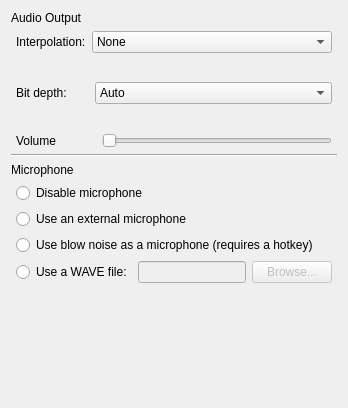
   <widget class="QWidget" name="audio">
    <layout class="QVBoxLayout" name="audioLayout">
     <property name="bottomMargin">
      <number>125</number>
     </property>
     <item>
      <widget class="QLabel" name="audioLabel">
       <property name="maximumSize">
        <size>
         <width>16777215</width>
         <height>30</height>
        </size>
       </property>
       <property name="text">
        <string>Audio Output</string>
       </property>
      </widget>
     </item>
     <item>
      <layout class="QHBoxLayout" name="interpolationLayout">
       <property name="leftMargin">
        <number>5</number>
       </property>
       <property name="rightMargin">
        <number>5</number>
       </property>
       <item>
        <widget class="QLabel" name="interpolationLabel">
         <property name="sizePolicy">
          <sizepolicy hsizetype="Minimum" vsizetype="Fixed">
           <horstretch>0</horstretch>
           <verstretch>0</verstretch>
          </sizepolicy>
         </property>
         <property name="text">
          <string>Interpolation:</string>
         </property>
        </widget>
       </item>
       <item>
        <widget class="QComboBox" name="interpolationBox">
         <property name="sizePolicy">
          <sizepolicy hsizetype="Expanding" vsizetype="Fixed">
           <horstretch>0</horstretch>
           <verstretch>0</verstretch>
          </sizepolicy>
         </property>
         <item>
          <property name="text">
           <string>None</string>
          </property>
         </item>
         <item>
          <property name="text">
           <string>Linear</string>
          </property>
         </item>
         <item>
          <property name="text">
           <string>Cosine</string>
          </property>
         </item>
         <item>
          <property name="text">
           <string>Cubic</string>
          </property>
         </item>
        </widget>
       </item>
      </layout>
     </item>
     <item>
      <layout class="QHBoxLayout" name="bitrateLayout">
       <property name="leftMargin">
        <number>5</number>
       </property>
       <property name="rightMargin">
        <number>5</number>
       </property>
       <item>
        <widget class="QLabel" name="bitrateLabel">
         <property name="text">
          <string>Bit depth:</string>
         </property>
        </widget>
       </item>
       <item>
        <spacer name="horizontalSpacer_3">
         <property name="orientation">
          <enum>Qt::Horizontal</enum>
         </property>
         <property name="sizeType">
          <enum>QSizePolicy::Maximum</enum>
         </property>
         <property name="sizeHint" stdset="0">
          <size>
           <width>22</width>
           <height>68</height>
          </size>
         </property>
        </spacer>
       </item>
       <item>
        <widget class="QComboBox" name="bitrateBox">
         <property name="sizePolicy">
          <sizepolicy hsizetype="Expanding" vsizetype="Fixed">
           <horstretch>0</horstretch>
           <verstretch>0</verstretch>
          </sizepolicy>
         </property>
         <item>
          <property name="text">
           <string>Auto</string>
          </property>
         </item>
         <item>
          <property name="text">
           <string>10 bit</string>
          </property>
         </item>
         <item>
          <property name="text">
           <string>16 bit</string>
          </property>
         </item>
        </widget>
       </item>
      </layout>
     </item>
     <item>
      <layout class="QHBoxLayout" name="volumeLayout">
       <property name="leftMargin">
        <number>5</number>
       </property>
       <property name="rightMargin">
        <number>5</number>
       </property>
       <item>
        <widget class="QLabel" name="volumeLabel">
         <property name="minimumSize">
          <size>
           <width>80</width>
           <height>0</height>
          </size>
         </property>
         <property name="maximumSize">
          <size>
           <width>80</width>
           <height>16777215</height>
          </size>
         </property>
         <property name="text">
          <string>Volume</string>
         </property>
        </widget>
       </item>
       <item>
        <widget class="QSlider" name="volumeSlider">
         <property name="orientation">
          <enum>Qt::Horizontal</enum>
         </property>
        </widget>
       </item>
      </layout>
     </item>
     <item>
      <widget class="Line" name="audioSeparator">
       <property name="orientation">
        <enum>Qt::Horizontal</enum>
       </property>
      </widget>
     </item>
     <item>
      <widget class="QLabel" name="microphoneLabel">
       <property name="maximumSize">
        <size>
         <width>16777215</width>
         <height>30</height>
        </size>
       </property>
       <property name="text">
        <string>Microphone</string>
       </property>
      </widget>
     </item>
     <item>
      <layout class="QVBoxLayout" name="microphoneProperties">
       <property name="leftMargin">
        <number>5</number>
       </property>
       <property name="topMargin">
        <number>0</number>
       </property>
       <property name="rightMargin">
        <number>5</number>
       </property>
       <item>
        <widget class="QRadioButton" name="microphoneDisableRadio">
         <property name="text">
          <string>Disable microphone</string>
         </property>
        </widget>
       </item>
       <item>
        <widget class="QRadioButton" name="microphoneUseExternalMicrophoneRadio">
         <property name="text">
          <string>Use an external microphone</string>
         </property>
        </widget>
       </item>
       <item>
        <widget class="QRadioButton" name="microphoneUseBlowNoiseRadio">
         <property name="text">
          <string>Use blow noise as a microphone (requires a hotkey)</string>
         </property>
        </widget>
       </item>
       <item>
        <layout class="QHBoxLayout" name="microphoneUseWAVELayout">
         <property name="leftMargin">
          <number>0</number>
         </property>
         <item>
          <widget class="QRadioButton" name="microphoneUseWAVERadio">
           <property name="text">
            <string>Use a WAVE file:</string>
           </property>
          </widget>
         </item>
         <item>
          <widget class="QLineEdit" name="microphoneUseWAVEFileName">
           <property name="enabled">
            <bool>false</bool>
           </property>
          </widget>
         </item>
         <item>
          <widget class="QPushButton" name="microphoneUseWAVEBrowseButton">
           <property name="enabled">
            <bool>false</bool>
           </property>
           <property name="text">
            <string>Browse...</string>
           </property>
          </widget>
         </item>
        </layout>
       </item>
      </layout>
     </item>
    </layout>
   </widget>
